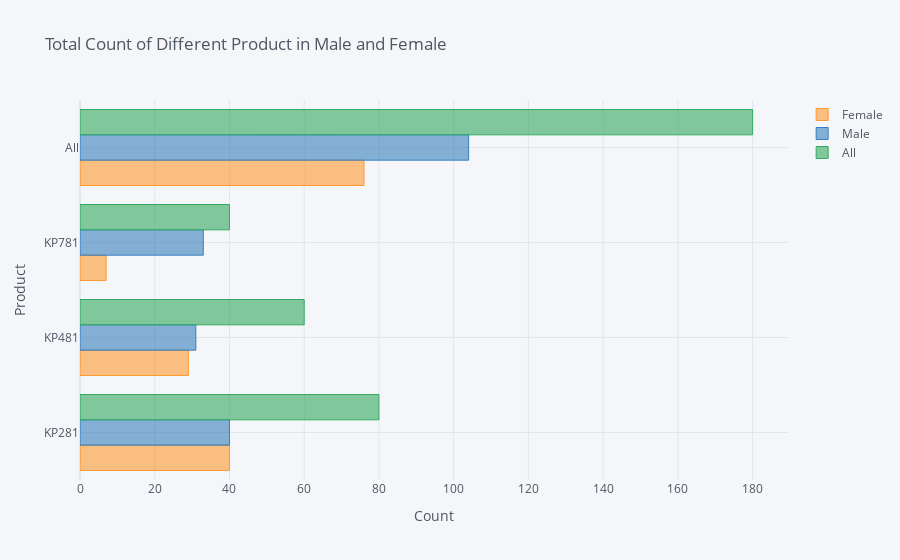

Here is the notebook cell this chart was saved with:
### Markdown cell above
## Cross Tab Function to Shows Number and Probability of Various items

### Code cell
pd.crosstab(aer.Product,aer.Gender,margins=True).iplot(kind='barh',title="Total Count of Different Product in Male and Female",yTitle="Product",xTitle="Count")
pd.crosstab(aer.Product,aer.Gender,margins=True,normalize=True)

### Figure 1 — Plotly figure (JSON) as saved in the notebook; plotly's stock layout.template omitted (floating-point values rounded to 4 significant figures)
{"data": [{"marker": {"color": "rgba(255, 153, 51, 0.6)", "line": {"color": "rgba(255, 153, 51, 1.0)", "width": 1}}, "name": "Female", "orientation": "h", "text": "", "type": "bar", "x": [40, 29, 7, 76], "y": ["KP281", "KP481", "KP781", "All"]}, {"marker": {"color": "rgba(55, 128, 191, 0.6)", "line": {"color": "rgba(55, 128, 191, 1.0)", "width": 1}}, "name": "Male", "orientation": "h", "text": "", "type": "bar", "x": [40, 31, 33, 104], "y": ["KP281", "KP481", "KP781", "All"]}, {"marker": {"color": "rgba(50, 171, 96, 0.6)", "line": {"color": "rgba(50, 171, 96, 1.0)", "width": 1}}, "name": "All", "orientation": "h", "text": "", "type": "bar", "x": [80, 60, 40, 180], "y": ["KP281", "KP481", "KP781", "All"]}], "layout": {"legend": {"bgcolor": "#F5F6F9", "font": {"color": "#4D5663"}}, "paper_bgcolor": "#F5F6F9", "plot_bgcolor": "#F5F6F9", "title": {"font": {"color": "#4D5663"}, "text": "Total Count of Different Product in Male and Female"}, "xaxis": {"gridcolor": "#E1E5ED", "showgrid": true, "tickfont": {"color": "#4D5663"}, "title": {"font": {"color": "#4D5663"}, "text": "Count"}, "zerolinecolor": "#E1E5ED"}, "yaxis": {"gridcolor": "#E1E5ED", "showgrid": true, "tickfont": {"color": "#4D5663"}, "title": {"font": {"color": "#4D5663"}, "text": "Product"}, "zerolinecolor": "#E1E5ED"}}}
